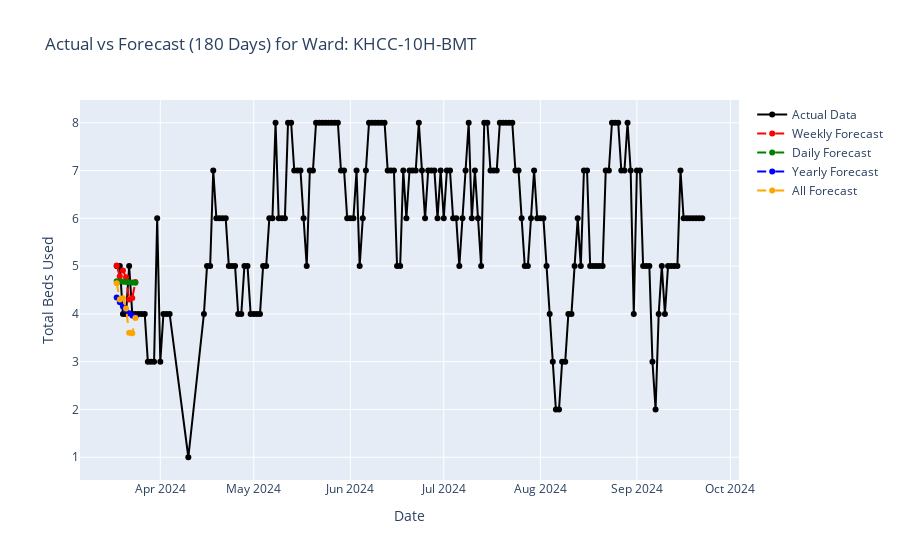
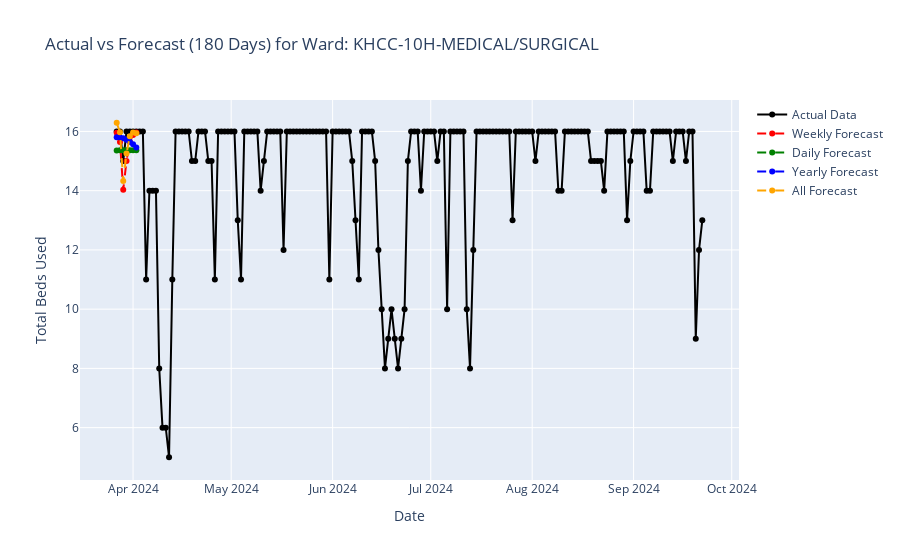
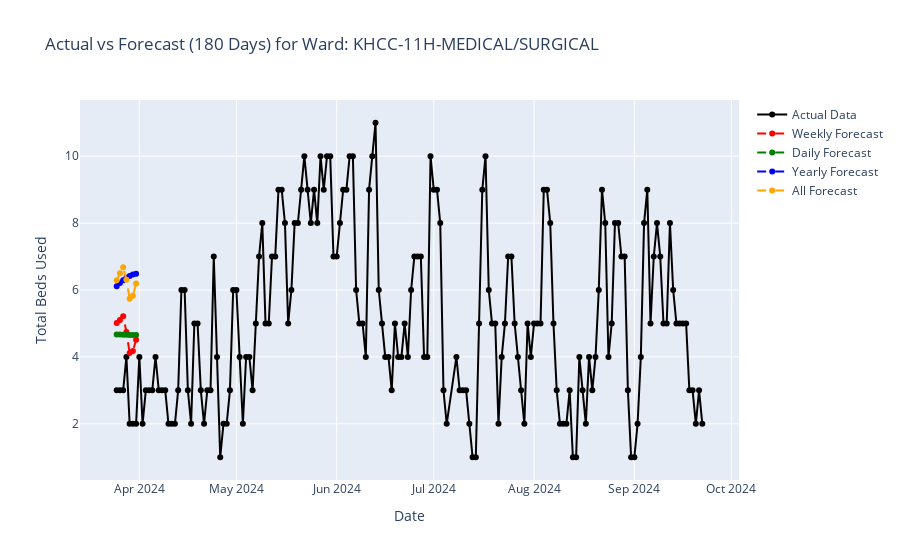
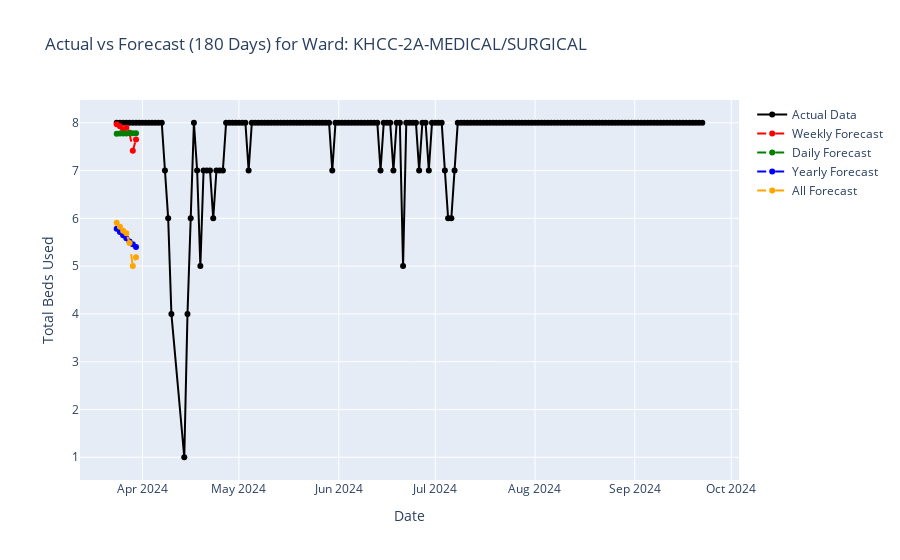

Write notebook code for charts like these, in order.
### Code cell
import pandas as pd
import numpy as np
from prophet import Prophet
import plotly.graph_objects as go
from sklearn.metrics import mean_squared_error, mean_absolute_error

# Load the dataset
df = pd.read_csv(r"C:\Users\4t4\OneDrive\Desktop\time series for beds\holt's-W\WARD_daily.csv")

# Ensure that 'Date' is in datetime format
df['Date'] = pd.to_datetime(df['Date'])

# Get a list of unique wards
wards = df['WARD'].unique()

# Initialize a DataFrame to store evaluation results for all wards
all_evaluation_results = pd.DataFrame()

# Wards to exclude
excluded_wards = ["KHCC-ADULT DAY CASE NZR", "KHCC-EMERGENCY KSB ROOM", "KHCC-BMT DAY CASE"]

for ward in wards:
    # Skip the excluded wards
    if ward in excluded_wards:
        print(f"Skipping ward: {ward}")
        continue

    print(f"\nProcessing ward: {ward}")

    # Filter the DataFrame to include only the data for the current ward
    df_ward = df[df['WARD'] == ward][['Date', 'TotalBedsUsed']].copy()

    # Check if there is enough data
    if len(df_ward) < 187:  # Need at least 7 points for forecasting and 180 points for testing
        print(f"Not enough data for ward {ward}. Skipping.")
        continue

    # Sort the DataFrame by 'Date'
    df_ward.sort_values('Date', inplace=True)

    # Set 'Date' as the index
    df_ward.set_index('Date', inplace=True)

    # Extract the 'TotalBedsUsed' series
    total_beds = df_ward['TotalBedsUsed']

    # Leave the last 180 days for testing
    train_data = total_beds.iloc[:-180]
    test_data = total_beds.iloc[-180:]

    # Initialize an empty DataFrame to store the forecasts and actuals for 180 days
    forecast_results = pd.DataFrame(index=test_data.index, columns=['Actual', 'Weekly', 'Daily', 'Yearly', 'All'])

    # Set actual values for comparison
    forecast_results['Actual'] = test_data

    # Step 2: Define Prophet models
    models = {
        'Weekly': Prophet(weekly_seasonality=True, yearly_seasonality=False, daily_seasonality=False),
        'Daily': Prophet(weekly_seasonality=False, yearly_seasonality=False, daily_seasonality=True),
        'Yearly': Prophet(weekly_seasonality=False, yearly_seasonality=True, daily_seasonality=False),
        'All': Prophet(weekly_seasonality=True, yearly_seasonality=True, daily_seasonality=True)
    }

    # Step 3: Perform forecasting over the 180 days using actual values
    for i in range(0, 180, 7):
        # Train data including up to the current window + actual values
        temp_train_data = total_beds.iloc[:-(180 - i)]  # Actual values used for training
        
        # Prepare data for Prophet
        train_df = pd.DataFrame({'ds': temp_train_data.index, 'y': temp_train_data.values})
        
        # Step 4: Refit the models on the updated train data and forecast
        for model_name, model in models.items():
            try:
                model.fit(train_df)
                future = model.make_future_dataframe(periods=7)
                forecast = model.predict(future)
                forecast_results[model_name].iloc[i:i+7] = forecast['yhat'].tail(7).values
            except Exception as e:
                print(f"Error fitting or forecasting with {model_name} model for ward {ward}: {e}")

    # Step 5: Plot the 180-day forecast vs actual values
    fig = go.Figure()

    # Add the actual data
    fig.add_trace(go.Scatter(
        x=forecast_results.index, y=forecast_results['Actual'], mode='lines+markers',
        name='Actual Data', line=dict(color='black')
    ))

    # Add the forecasted data
    colors = ['red', 'green', 'blue', 'orange']
    for i, model_name in enumerate(models.keys()):
        fig.add_trace(go.Scatter(
            x=forecast_results.index, y=forecast_results[model_name], mode='lines+markers',
            name=f'{model_name} Forecast', line=dict(color=colors[i], dash='dash')
        ))

    # Update layout
    fig.update_layout(
        title=f"Actual vs Forecast (180 Days) for Ward: {ward}",
        xaxis_title='Date',
        yaxis_title='Total Beds Used',
        showlegend=True
    )

    # Show the figure
    fig.show()

    # Step 6: Calculate MSE and MAE for the 180-day forecast
    try:
        # Drop rows with NaN values in any forecast column before calculating MSE and MAE
        valid_forecasts = forecast_results.dropna()

        # Now calculate the MSE and MAE for valid forecasts only
        mse_results = pd.DataFrame({
            'Model': list(models.keys()),
            'MSE': [mean_squared_error(valid_forecasts['Actual'], valid_forecasts[model]) for model in models.keys()],
            'MAE': [mean_absolute_error(valid_forecasts['Actual'], valid_forecasts[model]) for model in models.keys()]
        })

        # Append MSE and MAE results to the main evaluation DataFrame
        mse_results['Ward'] = ward
        all_evaluation_results = pd.concat([all_evaluation_results, mse_results], ignore_index=True)

    except Exception as e:
        print(f"Error calculating MSE and MAE for ward {ward}: {e}")

# Save the evaluation results to a CSV file
all_evaluation_results.to_csv('evaluation_results_all_wards_prophet.csv', index=False)
print("\nEvaluation results saved to 'evaluation_results_all_wards_prophet.csv'")

### Figure 1 — Plotly figure (JSON) as saved in the notebook; plotly's stock layout.template omitted (floating-point values rounded to 4 significant figures; data arrays with more than 128 entries replaced by an {"elided": "..."} marker saying what was removed)
{"data": [{"line": {"color": "black"}, "mode": "lines+markers", "name": "Actual Data", "type": "scatter", "x": {"elided": "180 str values"}, "y": {"elided": "180 int values"}}, {"line": {"color": "red", "dash": "dash"}, "mode": "lines+markers", "name": "Weekly Forecast", "type": "scatter", "x": {"elided": "180 str values"}, "y": {"elided": "180 float values"}}, {"line": {"color": "green", "dash": "dash"}, "mode": "lines+markers", "name": "Daily Forecast", "type": "scatter", "x": {"elided": "180 str values"}, "y": {"elided": "180 float values"}}, {"line": {"color": "blue", "dash": "dash"}, "mode": "lines+markers", "name": "Yearly Forecast", "type": "scatter", "x": {"elided": "180 str values"}, "y": {"elided": "180 float values"}}, {"line": {"color": "orange", "dash": "dash"}, "mode": "lines+markers", "name": "All Forecast", "type": "scatter", "x": {"elided": "180 str values"}, "y": {"elided": "180 float values"}}], "layout": {"showlegend": true, "title": {"text": "Actual vs Forecast (180 Days) for Ward: KHCC-10H-BMT"}, "xaxis": {"title": {"text": "Date"}}, "yaxis": {"title": {"text": "Total Beds Used"}}}}

### Figure 2 — Plotly figure (JSON) as saved in the notebook; plotly's stock layout.template omitted (floating-point values rounded to 4 significant figures; data arrays with more than 128 entries replaced by an {"elided": "..."} marker saying what was removed)
{"data": [{"line": {"color": "black"}, "mode": "lines+markers", "name": "Actual Data", "type": "scatter", "x": {"elided": "180 str values"}, "y": {"elided": "180 int values"}}, {"line": {"color": "red", "dash": "dash"}, "mode": "lines+markers", "name": "Weekly Forecast", "type": "scatter", "x": {"elided": "180 str values"}, "y": {"elided": "180 float values"}}, {"line": {"color": "green", "dash": "dash"}, "mode": "lines+markers", "name": "Daily Forecast", "type": "scatter", "x": {"elided": "180 str values"}, "y": {"elided": "180 float values"}}, {"line": {"color": "blue", "dash": "dash"}, "mode": "lines+markers", "name": "Yearly Forecast", "type": "scatter", "x": {"elided": "180 str values"}, "y": {"elided": "180 float values"}}, {"line": {"color": "orange", "dash": "dash"}, "mode": "lines+markers", "name": "All Forecast", "type": "scatter", "x": {"elided": "180 str values"}, "y": {"elided": "180 float values"}}], "layout": {"showlegend": true, "title": {"text": "Actual vs Forecast (180 Days) for Ward: KHCC-10H-MEDICAL/SURGICAL"}, "xaxis": {"title": {"text": "Date"}}, "yaxis": {"title": {"text": "Total Beds Used"}}}}

### Figure 3 — Plotly figure (JSON) as saved in the notebook; plotly's stock layout.template omitted (floating-point values rounded to 4 significant figures; data arrays with more than 128 entries replaced by an {"elided": "..."} marker saying what was removed)
{"data": [{"line": {"color": "black"}, "mode": "lines+markers", "name": "Actual Data", "type": "scatter", "x": {"elided": "180 str values"}, "y": {"elided": "180 int values"}}, {"line": {"color": "red", "dash": "dash"}, "mode": "lines+markers", "name": "Weekly Forecast", "type": "scatter", "x": {"elided": "180 str values"}, "y": {"elided": "180 float values"}}, {"line": {"color": "green", "dash": "dash"}, "mode": "lines+markers", "name": "Daily Forecast", "type": "scatter", "x": {"elided": "180 str values"}, "y": {"elided": "180 float values"}}, {"line": {"color": "blue", "dash": "dash"}, "mode": "lines+markers", "name": "Yearly Forecast", "type": "scatter", "x": {"elided": "180 str values"}, "y": {"elided": "180 float values"}}, {"line": {"color": "orange", "dash": "dash"}, "mode": "lines+markers", "name": "All Forecast", "type": "scatter", "x": {"elided": "180 str values"}, "y": {"elided": "180 float values"}}], "layout": {"showlegend": true, "title": {"text": "Actual vs Forecast (180 Days) for Ward: KHCC-11H-MEDICAL/SURGICAL"}, "xaxis": {"title": {"text": "Date"}}, "yaxis": {"title": {"text": "Total Beds Used"}}}}

### Figure 4 — Plotly figure (JSON) as saved in the notebook; plotly's stock layout.template omitted (floating-point values rounded to 4 significant figures; data arrays with more than 128 entries replaced by an {"elided": "..."} marker saying what was removed)
{"data": [{"line": {"color": "black"}, "mode": "lines+markers", "name": "Actual Data", "type": "scatter", "x": {"elided": "180 str values"}, "y": {"elided": "180 int values"}}, {"line": {"color": "red", "dash": "dash"}, "mode": "lines+markers", "name": "Weekly Forecast", "type": "scatter", "x": {"elided": "180 str values"}, "y": {"elided": "180 float values"}}, {"line": {"color": "green", "dash": "dash"}, "mode": "lines+markers", "name": "Daily Forecast", "type": "scatter", "x": {"elided": "180 str values"}, "y": {"elided": "180 float values"}}, {"line": {"color": "blue", "dash": "dash"}, "mode": "lines+markers", "name": "Yearly Forecast", "type": "scatter", "x": {"elided": "180 str values"}, "y": {"elided": "180 float values"}}, {"line": {"color": "orange", "dash": "dash"}, "mode": "lines+markers", "name": "All Forecast", "type": "scatter", "x": {"elided": "180 str values"}, "y": {"elided": "180 float values"}}], "layout": {"showlegend": true, "title": {"text": "Actual vs Forecast (180 Days) for Ward: KHCC-2A-MEDICAL/SURGICAL"}, "xaxis": {"title": {"text": "Date"}}, "yaxis": {"title": {"text": "Total Beds Used"}}}}
